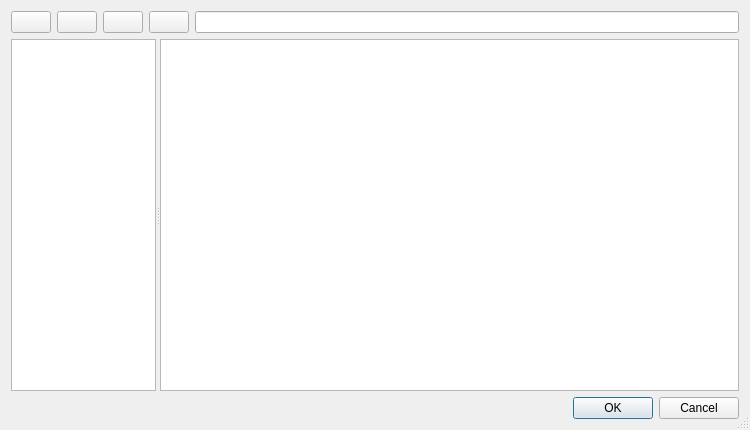
<?xml version="1.0" encoding="UTF-8"?>
<ui version="4.0">
 <class>RemoteBrowseDialog</class>
 <widget class="QDialog" name="RemoteBrowseDialog">
  <property name="geometry">
   <rect>
    <x>0</x>
    <y>0</y>
    <width>750</width>
    <height>430</height>
   </rect>
  </property>
  <property name="windowTitle">
   <string>Select some directories and/or files</string>
  </property>
  <property name="sizeGripEnabled">
   <bool>true</bool>
  </property>
  <layout class="QVBoxLayout" name="verticalLayout">
   <item>
    <layout class="QHBoxLayout" name="horizontalLayoutHeader">
     <item>
      <widget class="QPushButton" name="butPrevious">
       <property name="toolTip">
        <string>Back</string>
       </property>
       <property name="text">
        <string notr="true"/>
       </property>
       <property name="icon">
        <iconset resource="resources.qrc">
         <normaloff>:/icons/resources/arrow_left.svg</normaloff>:/icons/resources/arrow_left.svg</iconset>
       </property>
       <property name="iconSize">
        <size>
         <width>16</width>
         <height>16</height>
        </size>
       </property>
      </widget>
     </item>
     <item>
      <widget class="QPushButton" name="butNext">
       <property name="toolTip">
        <string>Forward</string>
       </property>
       <property name="text">
        <string notr="true"/>
       </property>
       <property name="icon">
        <iconset resource="resources.qrc">
         <normaloff>:/icons/resources/arrow_right.svg</normaloff>:/icons/resources/arrow_right.svg</iconset>
       </property>
       <property name="iconSize">
        <size>
         <width>16</width>
         <height>16</height>
        </size>
       </property>
      </widget>
     </item>
     <item>
      <widget class="QPushButton" name="butUp">
       <property name="toolTip">
        <string>Go to parent directory</string>
       </property>
       <property name="text">
        <string notr="true"/>
       </property>
       <property name="icon">
        <iconset resource="resources.qrc">
         <normaloff>:/icons/resources/arrow_up.svg</normaloff>:/icons/resources/arrow_up.svg</iconset>
       </property>
       <property name="iconSize">
        <size>
         <width>16</width>
         <height>16</height>
        </size>
       </property>
      </widget>
     </item>
     <item>
      <widget class="QPushButton" name="butRefresh">
       <property name="toolTip">
        <string>Refresh</string>
       </property>
       <property name="text">
        <string/>
       </property>
       <property name="icon">
        <iconset resource="resources.qrc">
         <normaloff>:/icons/resources/refresh.svg</normaloff>:/icons/resources/refresh.svg</iconset>
       </property>
      </widget>
     </item>
     <item>
      <widget class="QLineEdit" name="txtPath"/>
     </item>
    </layout>
   </item>
   <item>
    <widget class="QSplitter" name="splitter">
     <property name="orientation">
      <enum>Qt::Orientation::Horizontal</enum>
     </property>
     <property name="childrenCollapsible">
      <bool>false</bool>
     </property>
     <widget class="QListView" name="quickAccessListView">
      <property name="sizePolicy">
       <sizepolicy hsizetype="Expanding" vsizetype="Expanding">
        <horstretch>1</horstretch>
        <verstretch>0</verstretch>
       </sizepolicy>
      </property>
     </widget>
     <widget class="QTreeView" name="treeView">
      <property name="sizePolicy">
       <sizepolicy hsizetype="Expanding" vsizetype="Expanding">
        <horstretch>4</horstretch>
        <verstretch>0</verstretch>
       </sizepolicy>
      </property>
     </widget>
    </widget>
   </item>
   <item>
    <widget class="QDialogButtonBox" name="buttonBox">
     <property name="orientation">
      <enum>Qt::Orientation::Horizontal</enum>
     </property>
     <property name="standardButtons">
      <set>QDialogButtonBox::StandardButton::Cancel|QDialogButtonBox::StandardButton::Ok</set>
     </property>
    </widget>
   </item>
  </layout>
 </widget>
 <resources>
  <include location="resources.qrc"/>
 </resources>
 <connections>
  <connection>
   <sender>buttonBox</sender>
   <signal>accepted()</signal>
   <receiver>RemoteBrowseDialog</receiver>
   <slot>accept()</slot>
   <hints>
    <hint type="sourcelabel">
     <x>248</x>
     <y>254</y>
    </hint>
    <hint type="destinationlabel">
     <x>157</x>
     <y>274</y>
    </hint>
   </hints>
  </connection>
  <connection>
   <sender>buttonBox</sender>
   <signal>rejected()</signal>
   <receiver>RemoteBrowseDialog</receiver>
   <slot>reject()</slot>
   <hints>
    <hint type="sourcelabel">
     <x>316</x>
     <y>260</y>
    </hint>
    <hint type="destinationlabel">
     <x>286</x>
     <y>274</y>
    </hint>
   </hints>
  </connection>
 </connections>
</ui>
